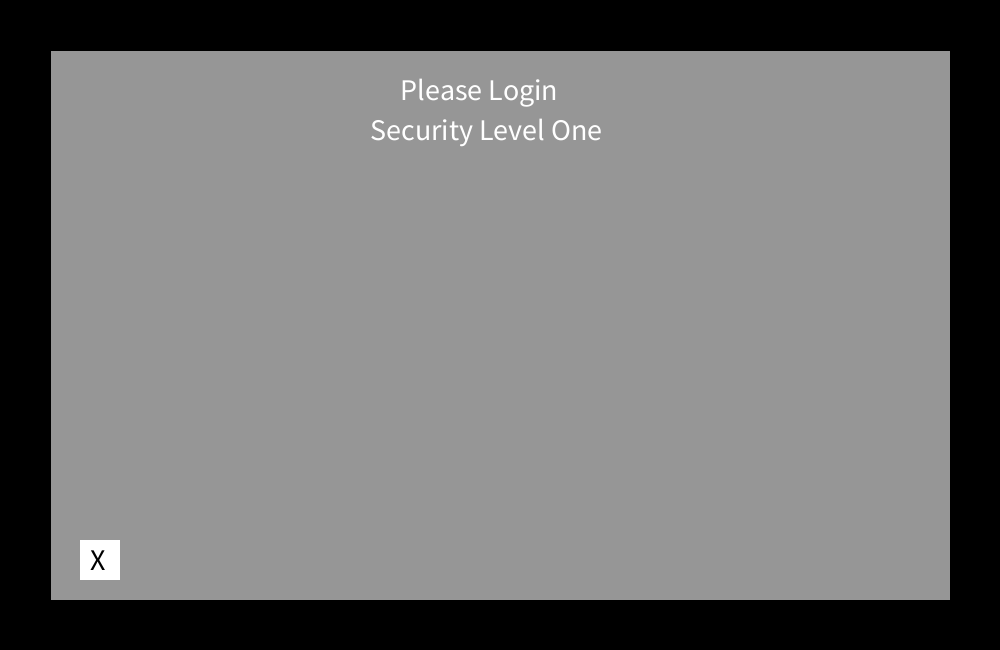
Frame 1 (no input)
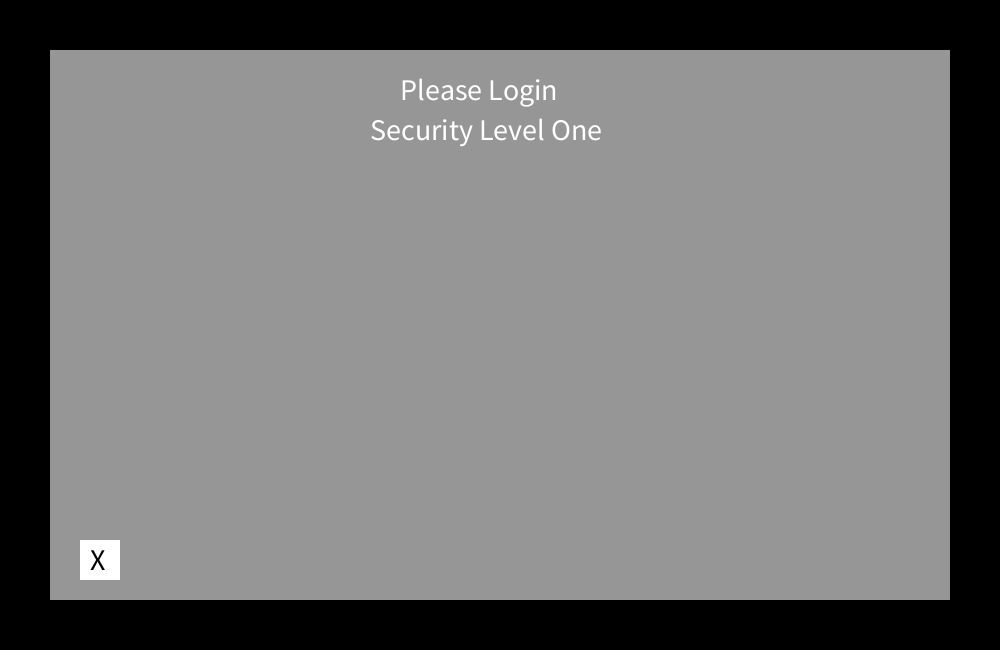
Frame 60 (the mouse pressed at the canvas centre just before this capture)
Frame 120 (the mouse held since frame 60 and released just before this capture): identical to frame 60, image omitted

The Processing sketch that drew these frames (run headless with seeded random() and noise(); from frame 60 on, the mouse is pressed at the canvas centre):

// Processing sketch: computer_mock_up
// ── computer_mock_up.pde
void setup(){
  size(1000, 650);
  background(0);
  rectMode(CENTER);
  
}

void draw(){
  println(mouseX,mouseY);
  fill(150);
rect(width/2,height/2,900,550);
fill(255);
textSize(30);
text("Please Login", width/2-100,100);
text("Security Level One", width/2-130,140);
  
  noStroke();
  rect(100,560,40,40);
  fill(0);
  text("X",90,570);
  

}

void drawCompScreen2(){
  text("Security Level Two", width/2-130,140);
  
  
  
}
